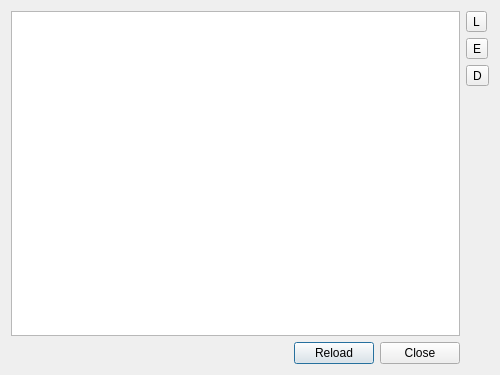
<?xml version="1.0" encoding="UTF-8"?>
<ui version="4.0">
 <class>IScriptManager</class>
 <widget class="QDialog" name="IScriptManager">
  <property name="geometry">
   <rect>
    <x>0</x>
    <y>0</y>
    <width>500</width>
    <height>375</height>
   </rect>
  </property>
  <property name="windowTitle">
   <string>Script manager</string>
  </property>
  <layout class="QGridLayout" name="gridLayout">
   <item row="0" column="0" rowspan="4" colspan="3">
    <widget class="QTableView" name="tableView">
     <property name="editTriggers">
      <set>QAbstractItemView::NoEditTriggers</set>
     </property>
     <property name="dragDropMode">
      <enum>QAbstractItemView::NoDragDrop</enum>
     </property>
     <property name="alternatingRowColors">
      <bool>true</bool>
     </property>
     <property name="selectionMode">
      <enum>QAbstractItemView::SingleSelection</enum>
     </property>
     <property name="selectionBehavior">
      <enum>QAbstractItemView::SelectRows</enum>
     </property>
     <property name="showGrid">
      <bool>false</bool>
     </property>
    </widget>
   </item>
   <item row="0" column="3">
    <widget class="QToolButton" name="btnLoad">
     <property name="text">
      <string>L</string>
     </property>
     <property name="icon">
      <iconset resource="../resources.qrc">
       <normaloff>:/icons/gfx/open.png</normaloff>:/icons/gfx/open.png</iconset>
     </property>
     <property name="iconSize">
      <size>
       <width>24</width>
       <height>24</height>
      </size>
     </property>
    </widget>
   </item>
   <item row="1" column="3">
    <widget class="QToolButton" name="btnEdit">
     <property name="text">
      <string>E</string>
     </property>
     <property name="icon">
      <iconset resource="../resources.qrc">
       <normaloff>:/icons/gfx/edit.png</normaloff>:/icons/gfx/edit.png</iconset>
     </property>
     <property name="iconSize">
      <size>
       <width>24</width>
       <height>24</height>
      </size>
     </property>
    </widget>
   </item>
   <item row="2" column="3">
    <widget class="QToolButton" name="btnDelete">
     <property name="text">
      <string>D</string>
     </property>
     <property name="icon">
      <iconset resource="../resources.qrc">
       <normaloff>:/icons/gfx/remove.png</normaloff>:/icons/gfx/remove.png</iconset>
     </property>
     <property name="iconSize">
      <size>
       <width>24</width>
       <height>24</height>
      </size>
     </property>
    </widget>
   </item>
   <item row="3" column="3">
    <spacer name="verticalSpacer">
     <property name="orientation">
      <enum>Qt::Vertical</enum>
     </property>
     <property name="sizeHint" stdset="0">
      <size>
       <width>20</width>
       <height>145</height>
      </size>
     </property>
    </spacer>
   </item>
   <item row="4" column="0">
    <widget class="QLabel" name="reloadLabel">
     <property name="text">
      <string/>
     </property>
    </widget>
   </item>
   <item row="4" column="1">
    <widget class="QPushButton" name="btnReload">
     <property name="maximumSize">
      <size>
       <width>80</width>
       <height>16777215</height>
      </size>
     </property>
     <property name="text">
      <string>Reload</string>
     </property>
    </widget>
   </item>
   <item row="4" column="2">
    <widget class="QPushButton" name="btnClose">
     <property name="maximumSize">
      <size>
       <width>80</width>
       <height>16777215</height>
      </size>
     </property>
     <property name="text">
      <string>Close</string>
     </property>
    </widget>
   </item>
  </layout>
 </widget>
 <resources>
  <include location="../resources.qrc"/>
 </resources>
 <connections>
  <connection>
   <sender>btnClose</sender>
   <signal>clicked()</signal>
   <receiver>IScriptManager</receiver>
   <slot>close()</slot>
   <hints>
    <hint type="sourcelabel">
     <x>414</x>
     <y>356</y>
    </hint>
    <hint type="destinationlabel">
     <x>249</x>
     <y>187</y>
    </hint>
   </hints>
  </connection>
 </connections>
</ui>
